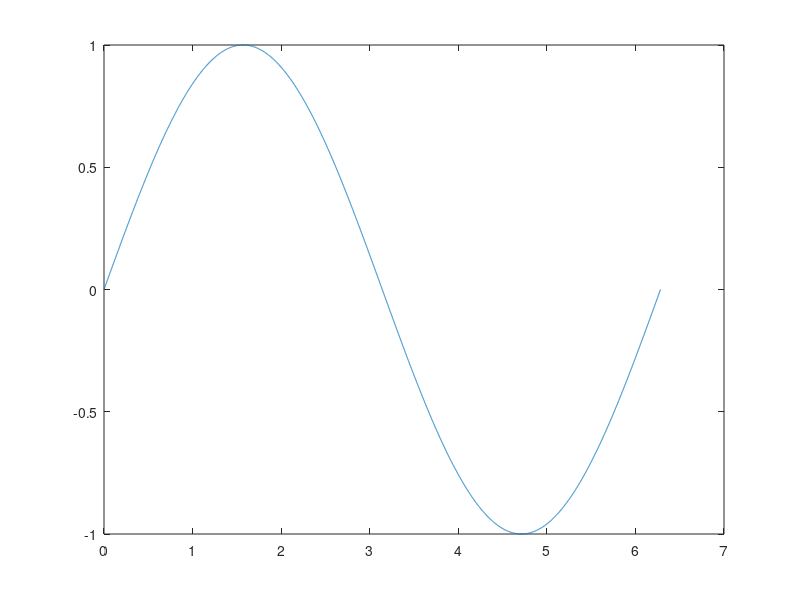

Source code (MATLAB): (Note: this script raises an error after producing the figure.)
% Test- und Demoskript für die Funktion matfig2pgfdata von Jörg Petzold zum 
% Komprimieren von Rohdaten für das Plotten mittels TiKZ/pgfplots in LaTeX
% Author: Mathias Magdowski
% Date: 2018-02-07
% E-Mail: mathias.magdowski@ovgu.de

% alles löschen
clear all

% alle Abbildungen schließen
close all

% Anzahl der Datenpunkte der Rohdaten -> Skalar
N_raw=10000;

% x-Werte der Rohdaten -> Zeilenvektor(1,N_raw)
x=linspace(0,2*pi,N_raw);
% y-Werte der Rohdaten -> Zeilenvektor(1,N_raw)
y=sin(x);

% neue Figure öffnen
figure(1)
% plotten
plot(x,y)

% Rohdaten reduzieren
% Quelle: https://de.mathworks.com/matlabcentral/fileexchange/65987-matfig2pgfdata-filename-m-n-
[x_red,y_red]=matfig2pgfdata('sinus.dat',1,1);

% Vergleich plotten
figure(2)
plot(x,y,x_red,y_red,'-o');
